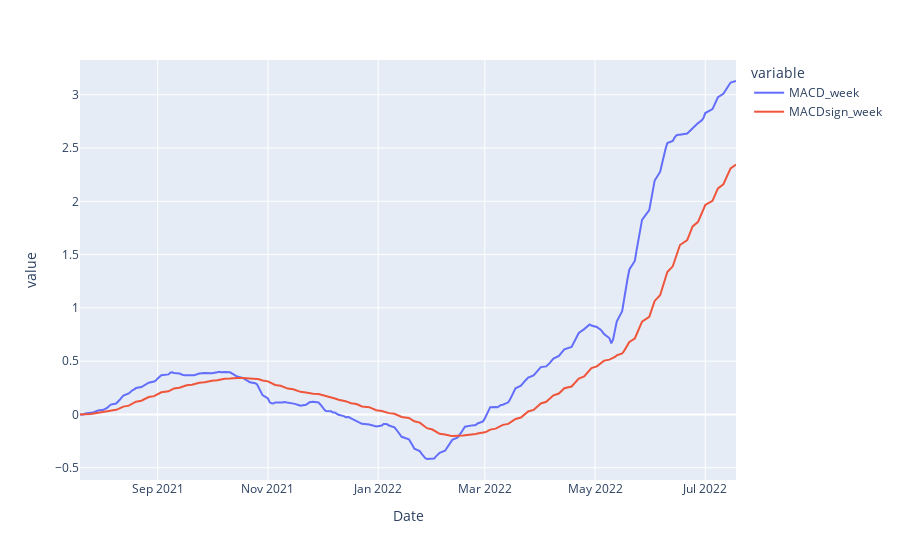

Notebook code cell kept with this figure:
### Markdown cell above
## ---------------------------------------------------------------------

### Code cell
# DAs ist der Ticker fiel, der alle Ticker enthaelt, die gelsen werden:
tkr = pd.read_csv(singleticker_file,sep=";",decimal=',',parse_dates=True,index_col=0)
        #df = yf.download(ticker, start=start_date.strftime("%Y-%m-%d"), end=end_date.strftime("%Y-%m-%d"))
    
for i in tkr["ticker"]:
    file=pfad+i +".csv"
    df = pd.read_csv(file,sep=";",decimal=',',parse_dates=True,index_col=0)
    #print(file)
    df["dummy"]= df["Factor"]-df["EMA100"]
    df["dummy"]=df["dummy"].fillna(0)
    Indikatoren.Zscore_rolling(df,"dummy",100)
    #df["Zscore"]=stats.zscore(df["dummy"])
    #Prüfe auf z-score
    if (df["z-score"][-1] < -1.5) or (df["z-score"][-1] > 1.5):
        mydict["ticker"]=i
        mydict["z-score"]=df["z-score"][-1]
        mydict["Name"]=tkr["name"][tkr["ticker"]==i]
        
    if((df["MACDdif_week"][-1] > 0) and \
        ((df["MACD_week"][-1] > 0) and (df["MACDsign_week"][-1] < 0))):
            mydict["MACDsignal"]="Long"
    if((df["MACDdif_week"][-1] < 0) and \
        ((df["MACD_week"][-1] < 0) and (df["MACDsign_week"][-1] > 0))):
            mydict["MACDsignal"]="Short"        
    exportList =exportList.append(mydict,ignore_index=True) 
    
    if i == "HRB":
        fig = px.line(df, x=df.index, y=[df["MACD_week"],df["MACDsign_week"]])
        fig.show()   
#exportList.style.background_gradient()
print(exportList.sort_values(by="z-score",ascending=False))

### Figure 1 — Plotly figure (JSON) as saved in the notebook; plotly's stock layout.template omitted (floating-point values rounded to 4 significant figures; data arrays with more than 128 entries replaced by an {"elided": "..."} marker saying what was removed)
{"data": [{"hovertemplate": "variable=MACD_week<br>Date=%{x}<br>value=%{y}<extra></extra>", "legendgroup": "MACD_week", "line": {"color": "#636efa", "dash": "solid"}, "marker": {"symbol": "circle"}, "mode": "lines", "name": "MACD_week", "orientation": "v", "showlegend": true, "type": "scatter", "x": {"elided": "251 str values"}, "xaxis": "x", "y": {"elided": "251 float values"}, "yaxis": "y"}, {"hovertemplate": "variable=MACDsign_week<br>Date=%{x}<br>value=%{y}<extra></extra>", "legendgroup": "MACDsign_week", "line": {"color": "#EF553B", "dash": "solid"}, "marker": {"symbol": "circle"}, "mode": "lines", "name": "MACDsign_week", "orientation": "v", "showlegend": true, "type": "scatter", "x": {"elided": "251 str values"}, "xaxis": "x", "y": {"elided": "251 float values"}, "yaxis": "y"}], "layout": {"legend": {"title": {"text": "variable"}, "tracegroupgap": 0}, "margin": {"t": 60}, "xaxis": {"anchor": "y", "domain": [0, 1], "title": {"text": "Date"}}, "yaxis": {"anchor": "x", "domain": [0, 1], "title": {"text": "value"}}}}
